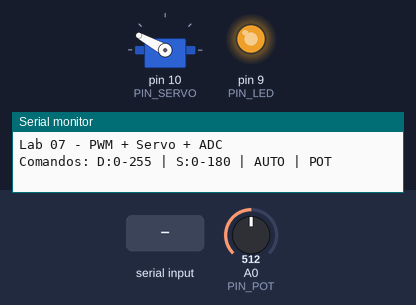
The program below on a simulated Arduino Uno, built with avr-gcc and run on an emulated ATmega328P. Shown: servo, output pins drawn as LEDs (lit = HIGH), the last lines printed to the serial monitor. The test bench sets the inputs (shaded band); at power-on: A0 (PIN_POT) = 512.

Above: at 1.2 s.
1.3 s: "POT\n" received over Serial
2.8 s: A0 (PIN_POT) set to 716
At 3.1 s:
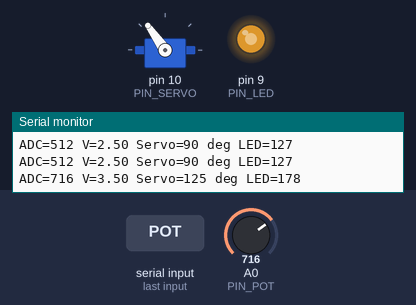
4.3 s: "AUTO\n" received over Serial
At 4.45 s:
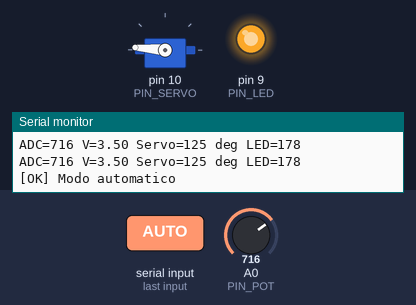
7.3 s: "D:\n" received over Serial
8.8 s: A0 (PIN_POT) set to 1023
At 10.0 s:
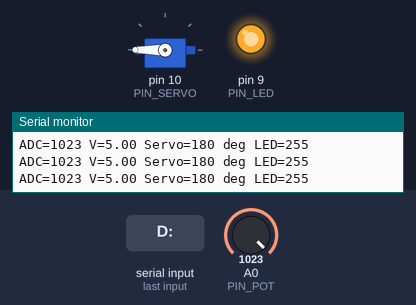
10.3 s: A0 (PIN_POT) set to 306
At 11.2 s:
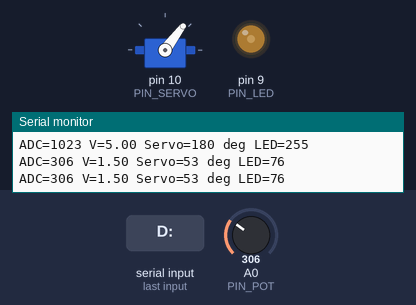
Timing chart, 0 to 12.8 s (numbered marks = the images above; inputs shaded):
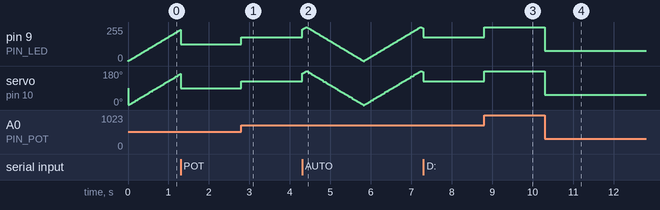

Measured:
- after the input at 2.8 s, pin 9 (PIN_LED): 127/255 → 178/255 at once; servo on pin 10 (PIN_SERVO): 90° → 125° at once
- after the input at 8.8 s, pin 9 (PIN_LED): 178/255 → 255/255 at once; servo on pin 10 (PIN_SERVO): 125° → 180° at once
- after the input at 10.3 s, pin 9 (PIN_LED): 255/255 → 76/255 at once; servo on pin 10 (PIN_SERVO): 180° → 53° at once

The program:

main.cpp
```cpp
#include <Arduino.h>

#include <Arduino.h>
#include <Servo.h>

// 🔧 Declaración de la función (SOLUCION AL ERROR)
void procesarComando(char* cmd);

const int PIN_LED   = 9;
const int PIN_SERVO = 10;
const int PIN_POT   = A0;

Servo miServo;

bool modoAuto = true;
char bufferCmd[32];
byte idx = 0;

void setup() {
    Serial.begin(115200);
    pinMode(PIN_LED, OUTPUT);

    miServo.attach(PIN_SERVO);
    miServo.write(90);

    Serial.println("Lab 07 - PWM + Servo + ADC");
    Serial.println("Comandos: D:0-255 | S:0-180 | AUTO | POT");
}

void loop() {

    // 📥 Leer comandos seriales
    while (Serial.available()) {
        char c = Serial.read();

        if (c == '\n') {
            bufferCmd[idx] = '\0';
            procesarComando(bufferCmd);
            idx = 0;
        }
        else if (c != '\r' && idx < 31) {
            bufferCmd[idx++] = c;
        }
    }

    // 🔄 MODO AUTOMÁTICO
    if (modoAuto) {
        static int val = 0;
        static int dir = 1;
        static unsigned long ultimo = 0;

        if (millis() - ultimo > 10) {
            ultimo = millis();

            val += dir * 2;

            if (val >= 255) { val = 255; dir = -1; }
            if (val <= 0)   { val = 0;   dir =  1; }

            analogWrite(PIN_LED, val);

            int grados = map(val, 0, 255, 0, 180);
            miServo.write(grados);
        }
    }

    // 🎚️ MODO POTENCIÓMETRO
    else {
        int lecturaPot = analogRead(PIN_POT);

        int grados = map(lecturaPot, 0, 1023, 0, 180);
        int brillo = map(lecturaPot, 0, 1023, 0, 255);

        miServo.write(grados);
        analogWrite(PIN_LED, brillo);

        static unsigned long ultimoReport = 0;

        if (millis() - ultimoReport > 500) {
            ultimoReport = millis();

            float voltaje = lecturaPot * (5.0 / 1023.0);

            Serial.print("ADC=");
            Serial.print(lecturaPot);
            Serial.print(" V=");
            Serial.print(voltaje, 2);
            Serial.print(" Servo=");
            Serial.print(grados);
            Serial.print(" deg LED=");
            Serial.println(brillo);
        }
    }
}

// 🧠 PROCESAR COMANDOS
void procesarComando(char* cmd) {

    if (strcmp(cmd, "AUTO") == 0) {
        modoAuto = true;
        Serial.println("[OK] Modo automatico");
    }

    else if (strcmp(cmd, "POT") == 0) {
        modoAuto = false;
        Serial.println("[OK] Modo potenciometro");
    }

    else if (strncmp(cmd, "D:", 2) == 0) {
        int v = atoi(cmd + 2);
        v = constrain(v, 0, 255);

        analogWrite(PIN_LED, v);
        modoAuto = false;

        Serial.print("[OK] LED duty=");
        Serial.println(v);
    }

    else if (strncmp(cmd, "S:", 2) == 0) {
        int g = atoi(cmd + 2);
        g = constrain(g, 0, 180);

        miServo.write(g);
        modoAuto = false;

        Serial.print("[OK] Servo=");
        Serial.print(g);
        Serial.println(" grados");
    }

    else {
        Serial.println("[ERROR] Comando no valido");
    }
}
```
